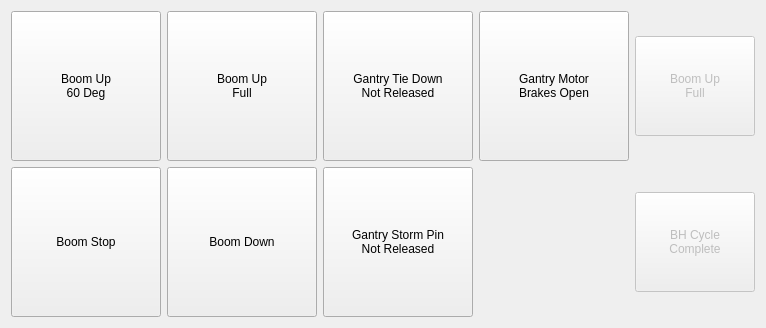
      <widget class="QWidget" name="boomControlPage">
       <layout class="QGridLayout" name="gridLayout_5">
        <item row="0" column="0">
         <widget class="QPushButton" name="boomUpButton">
          <property name="minimumSize">
           <size>
            <width>150</width>
            <height>150</height>
           </size>
          </property>
          <property name="maximumSize">
           <size>
            <width>150</width>
            <height>150</height>
           </size>
          </property>
          <property name="text">
           <string>Boom Up
60 Deg</string>
          </property>
          <property name="checkable">
           <bool>true</bool>
          </property>
         </widget>
        </item>
        <item row="0" column="1">
         <widget class="QPushButton" name="boomUpFullButton">
          <property name="minimumSize">
           <size>
            <width>150</width>
            <height>150</height>
           </size>
          </property>
          <property name="maximumSize">
           <size>
            <width>150</width>
            <height>150</height>
           </size>
          </property>
          <property name="text">
           <string>Boom Up
Full</string>
          </property>
          <property name="checkable">
           <bool>true</bool>
          </property>
         </widget>
        </item>
        <item row="0" column="2">
         <widget class="QPushButton" name="gantryTieDownNotReleasedButton">
          <property name="minimumSize">
           <size>
            <width>150</width>
            <height>150</height>
           </size>
          </property>
          <property name="maximumSize">
           <size>
            <width>150</width>
            <height>150</height>
           </size>
          </property>
          <property name="text">
           <string>Gantry Tie Down
Not Released</string>
          </property>
          <property name="checkable">
           <bool>true</bool>
          </property>
         </widget>
        </item>
        <item row="0" column="3">
         <widget class="QPushButton" name="gantryMotorBrakesOpenButton">
          <property name="minimumSize">
           <size>
            <width>150</width>
            <height>150</height>
           </size>
          </property>
          <property name="maximumSize">
           <size>
            <width>150</width>
            <height>150</height>
           </size>
          </property>
          <property name="text">
           <string>Gantry Motor
Brakes Open</string>
          </property>
          <property name="checkable">
           <bool>true</bool>
          </property>
         </widget>
        </item>
        <item row="0" column="4">
         <widget class="QToolButton" name="boomUpFullIndication">
          <property name="enabled">
           <bool>false</bool>
          </property>
          <property name="minimumSize">
           <size>
            <width>120</width>
            <height>100</height>
           </size>
          </property>
          <property name="text">
           <string>Boom Up
Full</string>
          </property>
          <property name="icon">
           <iconset>
            <normaloff>UI/resources/greenlight.png</normaloff>UI/resources/greenlight.png</iconset>
          </property>
          <property name="iconSize">
           <size>
            <width>80</width>
            <height>80</height>
           </size>
          </property>
          <property name="checkable">
           <bool>true</bool>
          </property>
          <property name="toolButtonStyle">
           <enum>Qt::ToolButtonTextUnderIcon</enum>
          </property>
         </widget>
        </item>
        <item row="1" column="0">
         <widget class="QPushButton" name="boomStopButton">
          <property name="minimumSize">
           <size>
            <width>150</width>
            <height>150</height>
           </size>
          </property>
          <property name="maximumSize">
           <size>
            <width>150</width>
            <height>150</height>
           </size>
          </property>
          <property name="text">
           <string>Boom Stop</string>
          </property>
          <property name="checkable">
           <bool>true</bool>
          </property>
         </widget>
        </item>
        <item row="1" column="1">
         <widget class="QPushButton" name="boomDownButton">
          <property name="minimumSize">
           <size>
            <width>150</width>
            <height>150</height>
           </size>
          </property>
          <property name="maximumSize">
           <size>
            <width>150</width>
            <height>150</height>
           </size>
          </property>
          <property name="text">
           <string>Boom Down</string>
          </property>
          <property name="checkable">
           <bool>true</bool>
          </property>
         </widget>
        </item>
        <item row="1" column="2">
         <widget class="QPushButton" name="gantryStormPinNotReleasedButton">
          <property name="minimumSize">
           <size>
            <width>150</width>
            <height>150</height>
           </size>
          </property>
          <property name="maximumSize">
           <size>
            <width>150</width>
            <height>150</height>
           </size>
          </property>
          <property name="text">
           <string>Gantry Storm Pin
Not Released</string>
          </property>
          <property name="checkable">
           <bool>true</bool>
          </property>
         </widget>
        </item>
        <item row="1" column="4">
         <widget class="QToolButton" name="bhCycleCompleteIndicator">
          <property name="enabled">
           <bool>false</bool>
          </property>
          <property name="minimumSize">
           <size>
            <width>120</width>
            <height>100</height>
           </size>
          </property>
          <property name="text">
           <string>BH Cycle
Complete</string>
          </property>
          <property name="icon">
           <iconset>
            <normaloff>UI/resources/greenlight.png</normaloff>UI/resources/greenlight.png</iconset>
          </property>
          <property name="iconSize">
           <size>
            <width>80</width>
            <height>80</height>
           </size>
          </property>
          <property name="checkable">
           <bool>true</bool>
          </property>
          <property name="toolButtonStyle">
           <enum>Qt::ToolButtonTextUnderIcon</enum>
          </property>
         </widget>
        </item>
       </layout>
      </widget>
